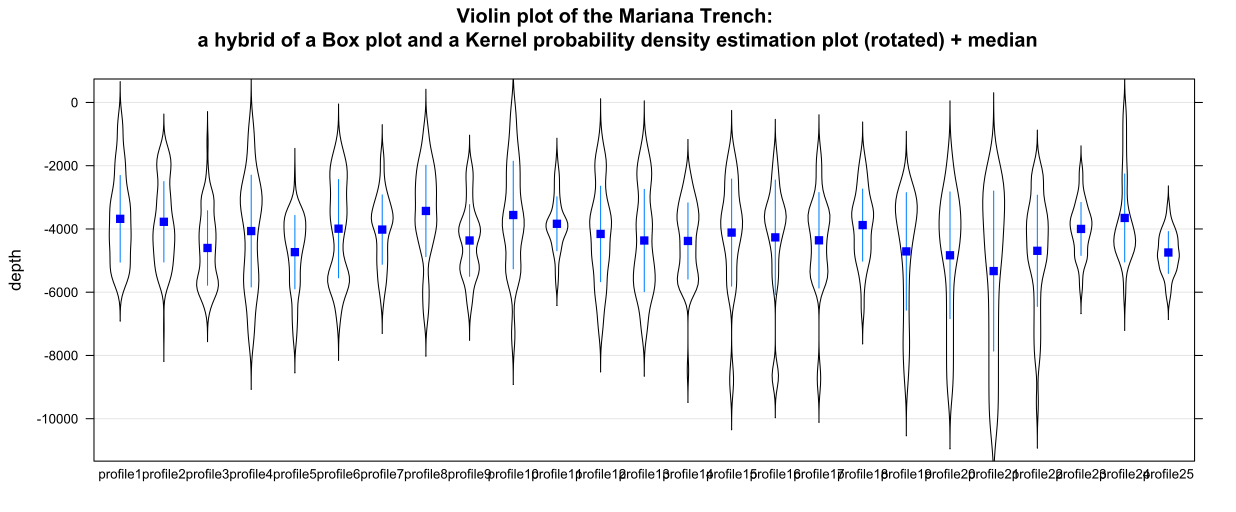

R code for this plot:
# "Скрипичный график" - график распределения значений данных (значения среднего, станд. отклонение).

# ЧАСТЬ-1. готовим датафрейм. 
	# шаг-1. вчитываем таблицу с данными. делаем из нее исходный датафрейм. чистим датафрейм от NA
MDepths <- read.csv("Depths.csv", header=TRUE, sep = ",")
Ml <- na.omit(MDepths) 
row.has.na <- apply(Ml, 1, function(x){any(is.na(x))}) 
sum(row.has.na) 
head(Ml)

MDTt = melt(setDT(Ml), measure = patterns("^profile"), value.name = c("depth"))
head(MDTt)


library(violinmplot) 

# ЧАСТЬ-2. рисуем диаграмму -"скрипки" (распределение данных)

violinmplot(depth ~ variable, MDTt, horizontal=FALSE, col.violin = "blue", main = "Violin plot of the Mariana Trench: \na hybrid of a Box plot and a Kernel probability density estimation plot (rotated) + median")
